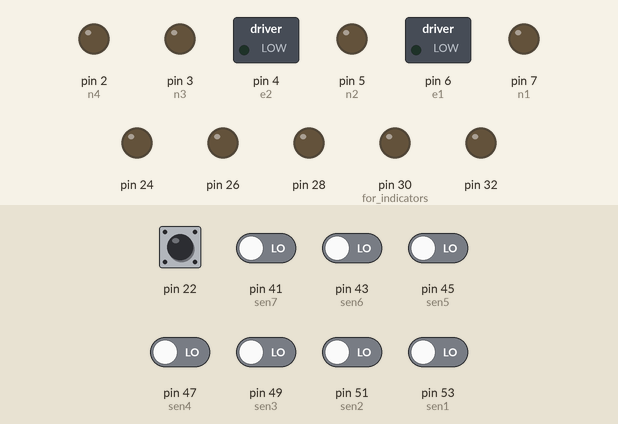
Recording of a sketch running on a simulated Arduino Mega 2560, built with avr-gcc and run on an emulated ATmega2560. Parts: switched loads named in the sketch (green lamp = pin HIGH), output pins drawn as LEDs (lit = HIGH). Inputs (shaded band) come from the test bench; at power-on: pin 22 HIGH, pin 41 (sen7), pin 43 (sen6), pin 45 (sen5), pin 47 (sen4), pin 49 (sen3), pin 51 (sen2), pin 53 (sen1) LOW.

Above: at 2.2 s.
2.3 s: pin 41 (sen7) driven HIGH
At 2.9 s:
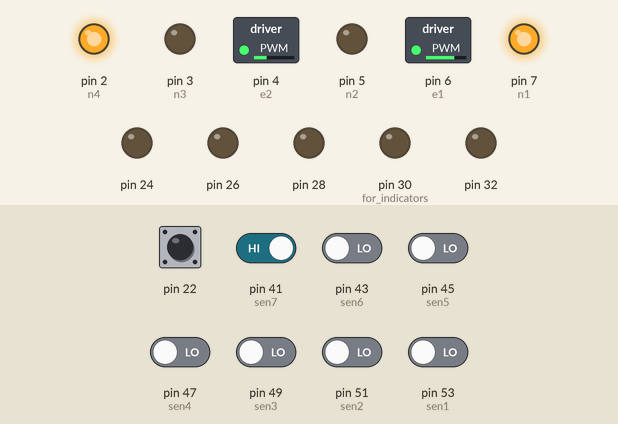
3.8 s: pin 43 (sen6) driven HIGH
At 4.1 s:
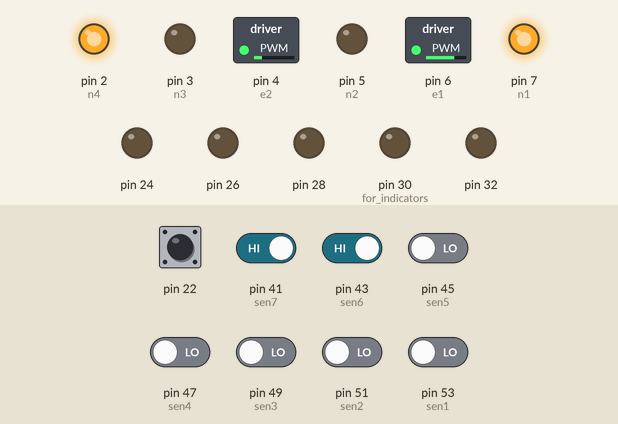
5.3 s: pin 45 (sen5) driven HIGH
At 6.4 s:
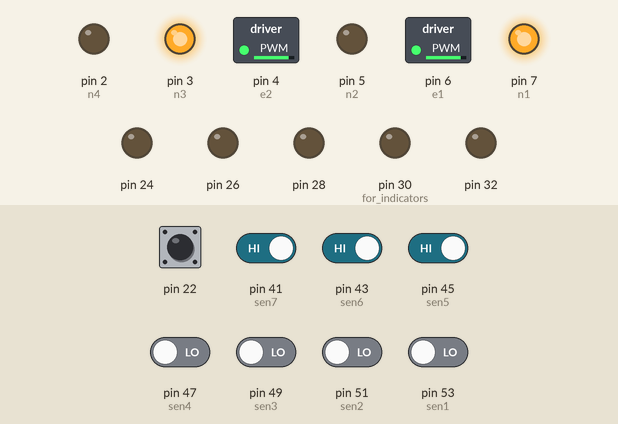
6.8 s: pin 41 (sen7) driven LOW
At 7.9 s:
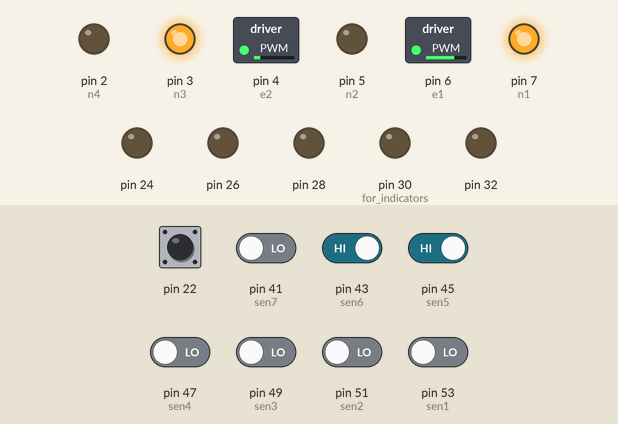
8.3 s: pin 43 (sen6) driven LOW
At 8.7 s:
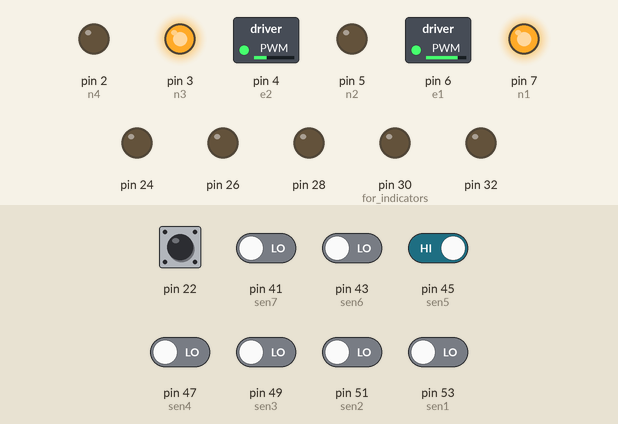
9.8 s: pin 47 (sen4) driven HIGH
At 11.0 s:
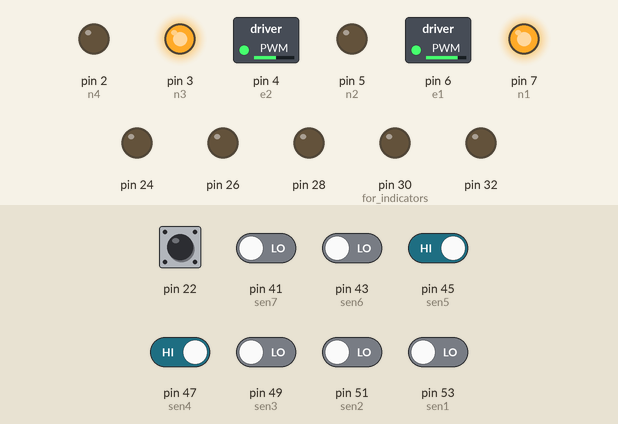
Timing chart, 0 to 12.3 s (numbered marks = the images above; inputs shaded):
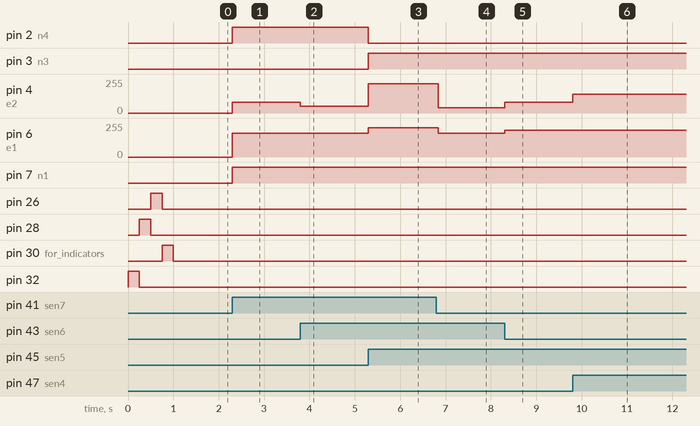

The sketch:

sketch_nov18a.ino
```cpp
//LINE CODE FOR NSU OF NEW ROBOT
#define WHITE 1
#define BLACK 0

int line_color=BLACK;

int n1=7,n2=5,n3=3,n4=2,e1=6,e2=4;    //for motor driver
int ss1=0,ss2=0,ss3=0,ss4=0,ss5=0,ss6=0,ss7=0;// this is sample variable
int S1,S2,S3,S4,S5,S6,S7;     //final sensor name
                                                     //                            LEFT SIDE    RIGHT SIDE
int sen1=53,sen2=51,sen3=49,sen4=47,sen5=45,sen6=43,sen7=41;//sensor output pin( - s1 s2 s3 "s4" s5 s6 s7 )

#define A digitalRead(sen1)
#define B digitalRead(sen2)
#define C digitalRead(sen3)
#define D digitalRead(sen4)
#define E digitalRead(sen5)
#define F digitalRead(sen6)
#define G digitalRead(sen7)


#define mb_pressed digitalRead(22)==LOW
#define rb_pressed digitalRead(24)==LOW

#define YELLOW_HI digitalWrite(26,HIGH)
#define YELLOW_LOW digitalWrite(26,LOW)
#define RED_HI digitalWrite(28,HIGH)
#define RED_LOW digitalWrite(28,LOW)
#define BLUE_HI digitalWrite(30,HIGH)
#define BLUE_LOW digitalWrite(30,LOW)
#define BUZ_HI digitalWrite(32,HIGH)
#define BUZ_LOW digitalWrite(32,LOW)

void setup()
{
  pinMode(30,OUTPUT);//for indicators
  pinMode(28,OUTPUT);
  pinMode(26,OUTPUT);
  pinMode(24,OUTPUT);
 pinMode(32,OUTPUT);

  pinMode(n1,OUTPUT);//as output for 293D
  pinMode(n2,OUTPUT);
  pinMode(n3,OUTPUT);
  pinMode(n4,OUTPUT);
  pinMode(e1,OUTPUT);
  pinMode(e2,OUTPUT);
  //////////////////////////////////

 ///////////////////////////////////
  pinMode(sen1,INPUT); //as input
  pinMode(sen2,INPUT);
  pinMode(sen3,INPUT);
  pinMode(sen4,INPUT);
  pinMode(sen5,INPUT);
  pinMode(sen6,INPUT);
  pinMode(sen7,INPUT);
//  int setup_com=1;


   while(mb_pressed)
  {
    delay(10);
  }
  BUZ_HI;
  delay(250);
  BUZ_LOW;
  RED_HI;
  delay(250);
  RED_LOW;
  YELLOW_HI;
  delay(250);
  YELLOW_LOW;
  BLUE_HI;
  delay(250);
  BLUE_LOW;
  delay(10);
}

 void loop()
  {
    while(1)
    {
      read_sensor();

    //////////////////////////////////////////////////////////////////////////////
    if(((S1+S2+S3+S4)>=3)&&((S6+S7)==0))
      {
        bot(220,220);
        delay(70);
        read_sensor();
        if((S2+S3+S4+S5+S6)>=1)
        {
          normal_line();
        }
        else
        {
          left_move();
        }
      }


      //////////////////////////////////////////////////////////////////////////////
  //  else if((((S6+S7)>=1)&&(S4==1)&&((S1+S2)==0)) || (((S4+S5+S6+S7)>=3)&&((S1+S2)==0)))
  else if(((S4+S5+S6+S7)>=3)&&((S1+S2)==0))
    {
      bot(220,220);
        delay(70);
        read_sensor();
        if((S2+S3+S4+S5+S6)>=1)
        {
          normal_line();
        }
        else
        {
          right_move();
        }
    }
//////////////////////////////////////////////////////////////////////////////////////////

//////////////////////////////////////////////////////////////////////////////////////////
  else
  {
    normal_line();
  }
 }
}
////////////////////////////////////////////////////////////////////////////////////////////


////////////////////////////////////////////////////////////////////////////////////////////
////////////////////////////////////////////////////////////////////////////////////////////
void normal_line()
{
   //////////////////////////////////////////////////////////////
   read_sensor();
   BUZ_LOW;
   //////////////////////////////////////////////////////////////
   if(S1==0 && S2==0 && S3==0 && S4==1 && S5==0 && S6==0 && S7==0)
  {
    //bot(180,180);     //CW   CW//STRAIGHT
    bot(200,200);
  }

  /////////////////////////////////////////////////////////////////////
  else if(S1==0 && S2==0 && S3==1 && S4==1 && S5==0 && S6==0 && S7==0)
  {
      //bot(100,180);	//CW   CW//lefT
      bot(140,200);
  }
  else if(S1==0 && S2==0 && S3==0 && S4==1 && S5==1 && S6==0 && S7==0)
  {
    //bot(180,100);	//CW   CW//right
    bot(200,140);
  }

 //////////////////////////////////////////////////////////////////////
  else if(S1==0 && S2==0 && S3==1 && S4==0 && S5==0 && S6==0 && S7==0)
  {
      //bot(40,180);	//CW   CW//lefT
      bot(80,200);

  }
  else if(S1==0 && S2==0 && S3==0 && S4==0 && S5==1 && S6==0 && S7==0)
  {
    //bot(180,40);	//CW   CW//right
    bot(200,80);
  }

  /////////////////////////////////////////////////////////////////
  else if(S1==0 && S2==1 && S3==1 && S4==0 && S5==0 && S6==0 && S7==0)
  {
    bot(40,180);	//CCW  CW//hard left
  }
  else if(S1==0 && S2==0 && S3==0 && S4==0 && S5==1 && S6==1 && S7==0)
  {
    bot(180,40);	 //CW  CCW//hard right
  }
  /////////////////////////////////////////////////////
  else if(S1==0 && S2==1 && S3==0 && S4==0 && S5==0 && S6==0 && S7==0)
  {
    //bot(-60,180);	//CCW  CW//hard left
    bot(0,180);
  }
  else if(S1==0 && S2==0 && S3==0 && S4==0 && S5==0 && S6==1 && S7==0)
  {
   // bot(180,-60);	 //CW  CCW//hard right
   bot(180,0);
  }
  /////////////////////////////////////////////////////////////
  else if(S1==1 && S2==1 && S3==0 && S4==0 && S5==0 && S6==0 && S7==0)
  {
    //bot(-100,180);	//CCW  CW//hard left
    bot(-50,180);
  }
  else if(S1==0 && S2==0 && S3==0 && S4==0 && S5==0 && S6==1 && S7==1)
  {
   // bot(180,-100);	 //CW  CCW//hard right
    bot(180,-50);
  }
  /////////////////////////////////////////////////////////////
   else if(S1==1 && S2==0 && S3==0 && S4==0 && S5==0 && S6==0 && S7==0)
  {
    bot(-80,180);	//CCW  CW//hard left
  }
  else if(S1==0 && S2==0 && S3==0 && S4==0 && S5==0 && S6==0 && S7==1)
  {
    bot(180,-80);	 //CW  CCW//hard right
  }
}


void bot(int left, int right)// left motor value// right motor value
{
  if(left==0)
  {
    left_motor(0,left);
  }
  else if(left>0)
  {
    left_motor(1,left);
  }
  else
  {
    left_motor(2,-left);
  }
  /////////////////////////////////////
  if(right==0)
  {
    right_motor(0,0);
  }
  else if(right>0)
  {
    right_motor(1,right);
  }
  else
  {
    right_motor(2,-right);
  }

}
//////////////////////////////////////////////////////////////////
void left_motor(int dir, int spd)// sub function for left motor operation
{
  if(dir==1)// for forward
  {
    digitalWrite(n1,HIGH);
    digitalWrite(n2,LOW);
  }
  else if(dir==2)// for reverse
  {
    digitalWrite(n2,HIGH);
    digitalWrite(n1,LOW);
  }
  else// FOR STOP
  {
    digitalWrite(n2,LOW);
    digitalWrite(n1,LOW);
  }
  analogWrite(e1,spd);
}

void right_motor(int dir, int spd)// function for right motor operation
{
  if(dir==1)//for forward
  {
    digitalWrite(n3,HIGH);
    digitalWrite(n4,LOW);
  }
  else if(dir==2)// for reverse
  {
    digitalWrite(n4,HIGH);
    digitalWrite(n3,LOW);
  }
  else
  {
    digitalWrite(n3,LOW);
    digitalWrite(n4,LOW);
  }
  analogWrite(e2,spd);
}


//////////////////////////////////////////////////////////////////////////////////
//////////////////////////////////////////////////////////////////////////////////
void left_move()
{
  bot(-200,-200);
  delay(40);
  bot(0,0);
  delay(10);
/// BUZ_HI;
 bot(-160,160);  //CCW  CW//hard hard left//turn start
 delay(50);//upto 45 degree
/// BUZ_LOW;
 S4=0;
 while(S4!=1)
 {
///   YELLOW_HI;
   bot(-140,140);
   read_sensor();
 }
 bot(140,-140);
 delay(70);
/// YELLOW_LOW;
 //read_sensor();
 normal_line();
}
/////////////////////////////////////////////////////////

/////////////////////////////////////////////////////////
void right_move()
{
  bot(-200,-200);
  delay(40);
  bot(0,0);
  delay(10);
/// BUZ_HI;
 bot(160,-160);  //CW   CCW//hard hard right//turn start
 delay(50);
/// BUZ_LOW;
 S4=0;
 while(S4!=1)
 {
   BLUE_HI;
   bot(140,-140);  // CW    CCW//hard hard right
   read_sensor();
 }
 bot(-140,140);
 delay(60);
// BLUE_LOW;
// read_sensor();
normal_line();
}

void slow_left_move()
{
  bot(-200,-200);
  delay(40);
  bot(0,0);
  delay(10);
/// BUZ_HI;
 bot(-120,120);  //CCW  CW//hard hard left//turn start
 delay(50);//upto 45 degree
/// BUZ_LOW;
 S4=0;
 while(S4!=1)
 {
///   YELLOW_HI;
   bot(-100,100);
   read_sensor();
 }
 bot(100,-100);
 delay(50);
/// YELLOW_LOW;
 //read_sensor();
 normal_line();
}
/////////////////////////////////////////////////////////

/////////////////////////////////////////////////////////
void slow_right_move()
{
  bot(-200,-200);
  delay(40);
  bot(0,0);
  delay(10);
/// BUZ_HI;
 bot(120,-120);  //CW   CCW//hard hard right//turn start
 delay(50);
/// BUZ_LOW;
 S4=0;
 while(S4!=1)
 {
   BLUE_HI;
   bot(100,-100);  // CW    CCW//hard hard right
   read_sensor();
 }
 bot(-100,100);
 delay(50);
// BLUE_LOW;
// read_sensor();
normal_line();
}
//////////////////////////////////////////////////////////////////////////////

//////////////////////////////////////////////////////////////////

void read_sensor()
{
  if(line_color==WHITE)
  {
      if(A==HIGH)
      S1=0;
      else
      S1=1;
      if(B==HIGH)
      S2=0;
      else
      S2=1;
      if(C==HIGH)
      S3=0;
      else
      S3=1;
      if(D==HIGH)
      S4=0;
      else
      S4=1;
      if(E==HIGH)
      S5=0;
      else
      S5=1;
      if(F==HIGH)
      S6=0;
      else
      S6=1;
      if(G==HIGH)
      S7=0;
      else
      S7=1;
  }
  else
  {
    if(A==LOW)
      S1=0;
      else
      S1=1;
      if(B==LOW)
      S2=0;
      else
      S2=1;
      if(C==LOW)
      S3=0;
      else
      S3=1;
      if(D==LOW)
      S4=0;
      else
      S4=1;
      if(E==LOW)
      S5=0;
      else
      S5=1;
      if(F==LOW)
      S6=0;
      else
      S6=1;
      if(G==LOW)
      S7=0;
      else
      S7=1;
  }
}


////////////////////////////////////////////////
///function for left sonar
///////////////////////////////
```

Measured:
- after the input at 2.3 s, pin 2 (n4), pin 7 (n1): LOW → HIGH at once; pin 4 (e2): 0/255 → 80/255 at once; pin 6 (e1): 0/255 → 180/255 at once
- after the input at 3.8 s, pin 4 (e2): 80/255 → 50/255 at once
- after the input at 5.3 s, pin 2 (n4): HIGH → LOW at once; pin 3 (n3): LOW → HIGH at once; pin 4 (e2): 50/255 → 220/255 at once; pin 6 (e1): 180/255 → 220/255 at once
- after the input at 6.8 s, pin 4 (e2): 220/255 → 40/255 at once; pin 6 (e1): 220/255 → 180/255 at once
- after the input at 8.3 s, pin 4 (e2): 40/255 → 80/255 at once; pin 6 (e1): 180/255 → 200/255 at once
- after the input at 9.8 s, pin 4 (e2): 80/255 → 140/255 at once
